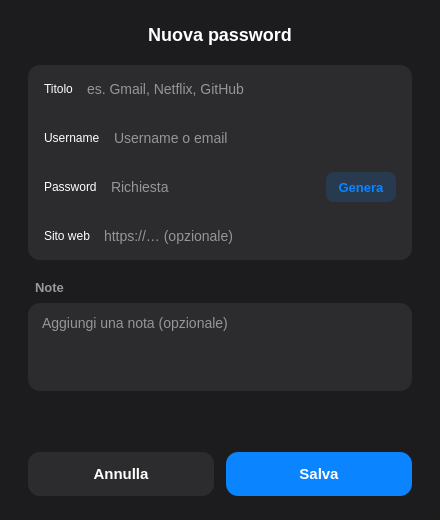
<?xml version="1.0" encoding="UTF-8"?>
<ui version="4.0">
 <class>AddPasswordDialog</class>
 <widget class="QDialog" name="AddPasswordDialog">
  <property name="geometry">
   <rect><x>0</x><y>0</y><width>440</width><height>520</height></rect>
  </property>
  <property name="windowTitle">
   <string>Aggiungi password</string>
  </property>
  <property name="styleSheet">
   <string notr="true">
QDialog {
    background-color: #1c1c1e;
}
QLabel {
    color: #ffffff;
}
QLabel#headerLabel {
    font-size: 18px;
    font-weight: 600;
}
QLabel#notesLabel {
    font-size: 13px;
    font-weight: 600;
    color: #98989f;
    padding-left: 4px;
}

/* Gruppo di campi */
QFrame#card {
    background-color: #2c2c2e;
    border-radius: 12px;
}
QFrame[role="separator"] {
    background-color: #3a3a3c;
    border: none;
    min-height: 1px;
    max-height: 1px;
}
QLabel[role="rowLabel"] {
    color: #ffffff;
    font-size: 14px;
    min-width: 96px;
    max-width: 96px;
    min-height: 48px;
}
QFrame#card QLineEdit {
    background-color: transparent;
    border: none;
    padding: 0px;
    min-height: 48px;
    color: #ffffff;
    font-size: 14px;
    selection-background-color: #0a84ff;
    placeholder-text-color: #636366;
}

/* Note */
QTextEdit {
    background-color: #2c2c2e;
    border: none;
    border-radius: 12px;
    padding: 8px 10px;
    color: #ffffff;
    font-size: 14px;
    selection-background-color: #0a84ff;
}

/* Bottoni */
QPushButton {
    background-color: #0a84ff;
    color: #ffffff;
    border: none;
    border-radius: 12px;
    min-height: 44px;
    padding: 0px 16px;
    font-size: 15px;
    font-weight: 600;
}
QPushButton:hover {
    background-color: #2b95ff;
}
QPushButton:pressed {
    background-color: #0066d6;
}
QPushButton#cancelButton {
    background-color: #2c2c2e;
    color: #ffffff;
    font-weight: 500;
}
QPushButton#cancelButton:hover {
    background-color: #3a3a3c;
}
QPushButton#cancelButton:pressed {
    background-color: #48484a;
}
QPushButton#generateButton {
    background-color: rgba(10, 132, 255, 16%);
    color: #0a84ff;
    border-radius: 8px;
    min-height: 20px;
    padding: 5px 12px;
    font-size: 13px;
}
QPushButton#generateButton:hover {
    background-color: rgba(10, 132, 255, 26%);
}
QPushButton#generateButton:pressed {
    background-color: rgba(10, 132, 255, 36%);
}

/* Barre di scorrimento sottili */
QScrollBar:vertical {
    background: transparent;
    width: 10px;
    margin: 2px;
}
QScrollBar::handle:vertical {
    background: #48484a;
    border-radius: 3px;
    min-height: 32px;
}
QScrollBar::add-line:vertical, QScrollBar::sub-line:vertical {
    height: 0px;
}
QScrollBar::add-page:vertical, QScrollBar::sub-page:vertical {
    background: none;
}
   </string>
  </property>
  <layout class="QVBoxLayout" name="verticalLayout">
   <property name="spacing"><number>20</number></property>
   <property name="leftMargin"><number>28</number></property>
   <property name="topMargin"><number>24</number></property>
   <property name="rightMargin"><number>28</number></property>
   <property name="bottomMargin"><number>24</number></property>

   <!-- Titolo -->
   <item>
    <widget class="QLabel" name="headerLabel">
     <property name="text"><string>Nuova password</string></property>
     <property name="alignment"><set>Qt::AlignCenter</set></property>
    </widget>
   </item>

   <!-- Campi -->
   <item>
    <widget class="QFrame" name="card">
     <property name="frameShape"><enum>QFrame::NoFrame</enum></property>
     <layout class="QVBoxLayout" name="cardLayout">
      <property name="spacing"><number>0</number></property>
      <property name="leftMargin"><number>16</number></property>
      <property name="topMargin"><number>0</number></property>
      <property name="rightMargin"><number>16</number></property>
      <property name="bottomMargin"><number>0</number></property>

      <item>
       <layout class="QHBoxLayout" name="titleRow">
        <property name="spacing"><number>12</number></property>
        <item>
         <widget class="QLabel" name="titleLabel">
          <property name="text"><string>Titolo</string></property>
          <property name="role" stdset="0"><string>rowLabel</string></property>
         </widget>
        </item>
        <item>
         <widget class="QLineEdit" name="titleEdit">
          <property name="placeholderText"><string>es. Gmail, Netflix, GitHub</string></property>
         </widget>
        </item>
       </layout>
      </item>
      <item>
       <widget class="QFrame" name="separator1">
        <property name="frameShape"><enum>QFrame::NoFrame</enum></property>
        <property name="minimumSize"><size><width>0</width><height>1</height></size></property>
        <property name="maximumSize"><size><width>16777215</width><height>1</height></size></property>
        <property name="role" stdset="0"><string>separator</string></property>
       </widget>
      </item>

      <item>
       <layout class="QHBoxLayout" name="usernameRow">
        <property name="spacing"><number>12</number></property>
        <item>
         <widget class="QLabel" name="usernameLabel">
          <property name="text"><string>Username</string></property>
          <property name="role" stdset="0"><string>rowLabel</string></property>
         </widget>
        </item>
        <item>
         <widget class="QLineEdit" name="usernameEdit">
          <property name="placeholderText"><string>Username o email</string></property>
         </widget>
        </item>
       </layout>
      </item>
      <item>
       <widget class="QFrame" name="separator2">
        <property name="frameShape"><enum>QFrame::NoFrame</enum></property>
        <property name="minimumSize"><size><width>0</width><height>1</height></size></property>
        <property name="maximumSize"><size><width>16777215</width><height>1</height></size></property>
        <property name="role" stdset="0"><string>separator</string></property>
       </widget>
      </item>

      <item>
       <layout class="QHBoxLayout" name="passwordLayout">
        <property name="spacing"><number>12</number></property>
        <item>
         <widget class="QLabel" name="passwordLabel">
          <property name="text"><string>Password</string></property>
          <property name="role" stdset="0"><string>rowLabel</string></property>
         </widget>
        </item>
        <item>
         <widget class="QLineEdit" name="passwordEdit">
          <property name="echoMode"><enum>QLineEdit::Password</enum></property>
          <property name="placeholderText"><string>Richiesta</string></property>
         </widget>
        </item>
        <item>
         <widget class="QPushButton" name="generateButton">
          <property name="text"><string>Genera</string></property>
          <property name="cursor"><cursorShape>PointingHandCursor</cursorShape></property>
         </widget>
        </item>
       </layout>
      </item>
      <item>
       <widget class="QFrame" name="separator3">
        <property name="frameShape"><enum>QFrame::NoFrame</enum></property>
        <property name="minimumSize"><size><width>0</width><height>1</height></size></property>
        <property name="maximumSize"><size><width>16777215</width><height>1</height></size></property>
        <property name="role" stdset="0"><string>separator</string></property>
       </widget>
      </item>

      <item>
       <layout class="QHBoxLayout" name="urlRow">
        <property name="spacing"><number>12</number></property>
        <item>
         <widget class="QLabel" name="urlLabel">
          <property name="text"><string>Sito web</string></property>
          <property name="role" stdset="0"><string>rowLabel</string></property>
         </widget>
        </item>
        <item>
         <widget class="QLineEdit" name="urlEdit">
          <property name="placeholderText"><string>https://… (opzionale)</string></property>
         </widget>
        </item>
       </layout>
      </item>
     </layout>
    </widget>
   </item>

   <!-- Note -->
   <item>
    <layout class="QVBoxLayout" name="notesLayout">
     <property name="spacing"><number>8</number></property>
     <item>
      <widget class="QLabel" name="notesLabel">
       <property name="text"><string>Note</string></property>
      </widget>
     </item>
     <item>
      <widget class="QTextEdit" name="notesEdit">
       <property name="frameShape"><enum>QFrame::NoFrame</enum></property>
       <property name="maximumSize"><size><width>16777215</width><height>88</height></size></property>
       <property name="placeholderText"><string>Aggiungi una nota (opzionale)</string></property>
      </widget>
     </item>
    </layout>
   </item>

   <item>
    <spacer name="verticalSpacer">
     <property name="orientation"><enum>Qt::Vertical</enum></property>
     <property name="sizeHint" stdset="0"><size><width>20</width><height>10</height></size></property>
    </spacer>
   </item>

   <!-- Azioni -->
   <item>
    <layout class="QHBoxLayout" name="buttonLayout" stretch="1,1">
     <property name="spacing"><number>12</number></property>
     <item>
      <widget class="QPushButton" name="cancelButton">
       <property name="text"><string>Annulla</string></property>
       <property name="cursor"><cursorShape>PointingHandCursor</cursorShape></property>
      </widget>
     </item>
     <item>
      <widget class="QPushButton" name="saveButton">
       <property name="text"><string>Salva</string></property>
       <property name="cursor"><cursorShape>PointingHandCursor</cursorShape></property>
      </widget>
     </item>
    </layout>
   </item>
  </layout>
 </widget>
 <resources/>
 <connections/>
</ui>
